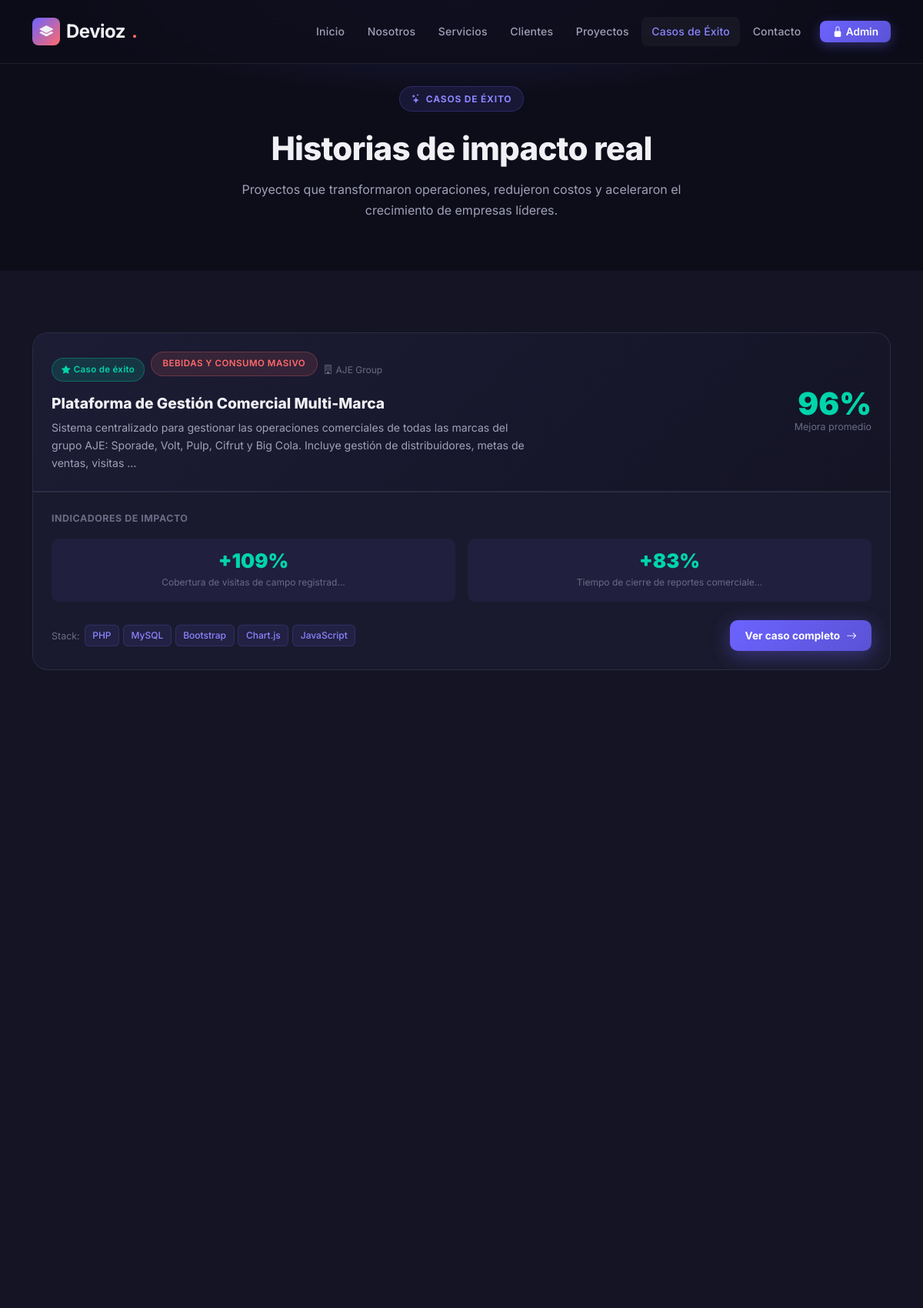
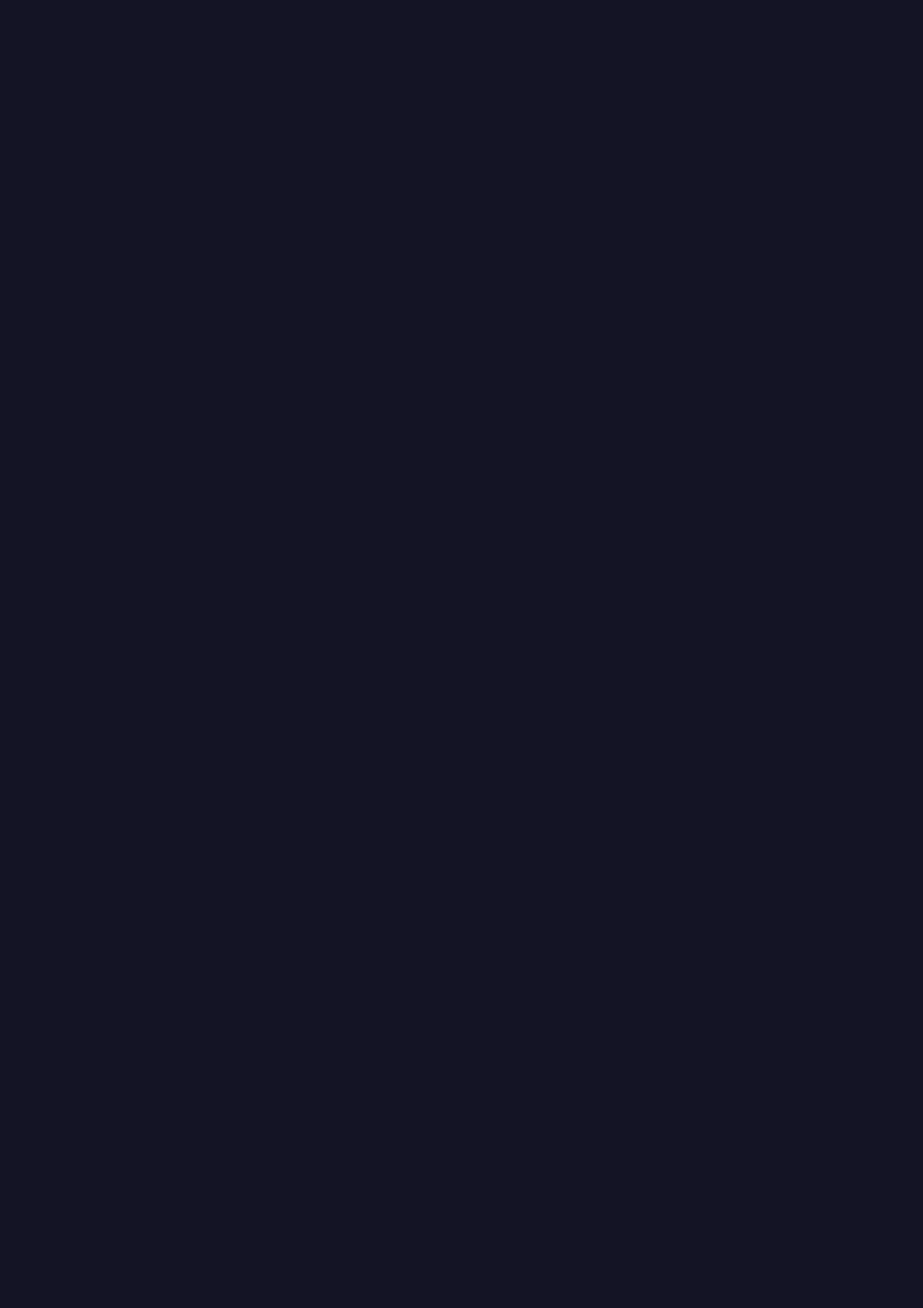
Page /casos-exito.php (upper part) on the committed database (2 pictures, top to bottom).
### tables this page shows
CREATE TABLE IF NOT EXISTS proyectos (
    id_proyecto  INT UNSIGNED AUTO_INCREMENT PRIMARY KEY,
    id_cliente   INT UNSIGNED NOT NULL,
    nombre       VARCHAR(150) NOT NULL,
    descripcion  TEXT,
    tecnologias  VARCHAR(255),
    problema     TEXT,
    solucion     TEXT,
    resultado    TEXT,
    fecha_inicio DATE,
    fecha_fin    DATE,
    estado       ENUM('Planificado','En desarrollo','Finalizado','Suspendido') NOT NULL DEFAULT 'Planificado',
    imagen       VARCHAR(255),
    destacado    TINYINT(1) NOT NULL DEFAULT 0,
    created_at   TIMESTAMP DEFAULT CURRENT_TIMESTAMP,
    CONSTRAINT fk_proyecto_cliente FOREIGN KEY (id_cliente) REFERENCES clientes(id_cliente) ON DELETE CASCADE ON UPDATE CASCADE
);

CREATE TABLE IF NOT EXISTS clientes (
    id_cliente           INT UNSIGNED AUTO_INCREMENT PRIMARY KEY,
    nombre               VARCHAR(120) NOT NULL,
    razon_social         VARCHAR(150),
    descripcion          TEXT,
    sector               VARCHAR(80),
    logo                 VARCHAR(255),
    web                  VARCHAR(255),
    anio_inicio_relacion YEAR,
    estado               TINYINT(1) NOT NULL DEFAULT 1,
    destacado            TINYINT(1) NOT NULL DEFAULT 0,
    fecha_registro       DATE NOT NULL
);

CREATE TABLE IF NOT EXISTS logros (
    id_logro            INT UNSIGNED AUTO_INCREMENT PRIMARY KEY,
    id_proyecto         INT UNSIGNED NOT NULL,
    titulo              VARCHAR(150) NOT NULL,
    descripcion         TEXT,
    indicador_anterior  DECIMAL(10,2),
    indicador_actual    DECIMAL(10,2),
    porcentaje_mejora   DECIMAL(5,2),
    created_at          TIMESTAMP DEFAULT CURRENT_TIMESTAMP,
    CONSTRAINT fk_logro_proyecto FOREIGN KEY (id_proyecto) REFERENCES proyectos(id_proyecto) ON DELETE CASCADE ON UPDATE CASCADE
);

### casos-exito.php (the view, shortened to what this page needs)
<?php
$db = getDB();
$stmt = $db->query("
    SELECT p.*, c.nombre AS cliente_nombre, c.sector,
           (SELECT COUNT(*) FROM logros l WHERE l.id_proyecto = p.id_proyecto) AS total_logros,
           (SELECT AVG(l.porcentaje_mejora) FROM logros l WHERE l.id_proyecto = p.id_proyecto) AS avg_mejora
    FROM proyectos p
    INNER JOIN clientes c ON c.id_cliente = p.id_cliente
    WHERE p.destacado = 1
    ORDER BY p.fecha_fin DESC, p.fecha_inicio DESC
");
$casos = $stmt->fetchAll();
include 'includes/header.php';
include 'includes/navbar.php';
?>
<section class="detail-hero">
    <div class="container text-center">
        <span class="section-badge"><i class="bi bi-stars"></i> Casos de Éxito</span>
        <h1 class="section-title mt-2">Historias de impacto real</h1>
        <p class="section-subtitle mx-auto mt-3">
            Proyectos que transformaron operaciones, redujeron costos y aceleraron el crecimiento de empresas líderes.
        </p>
    </div>
</section>
<section class="bg-dark-2">
    <div class="container">
        <?php if (empty($casos)): ?>
        <div class="text-center py-5" style="color:var(--text-muted)">
            <i class="bi bi-stars" style="font-size:3rem;opacity:.3"></i>
            <p class="mt-3">Aún no hay casos de éxito registrados.</p>
        </div>
        <?php else: ?>
        <div class="row g-5">
            <?php foreach ($casos as $i => $c): ?>
            <div class="col-lg-12 animate-on-scroll">
                <div class="caso-card">
                    <div class="caso-header">
                        <div class="row align-items-center gy-3">
                            <div class="col-md-8">
                                <div class="d-flex align-items-center gap-2 flex-wrap mb-2">
                                    <span class="badge-estado badge-finalizado"><i class="bi bi-star-fill me-1"></i>Caso de éxito</span>
                                    <span class="sector-badge" style="font-size:.72rem"><?= htmlspecialchars($c['sector']) ?></span>
                                    <span style="font-size:.75rem;color:var(--text-muted)">
                                        <i class="bi bi-building me-1"></i><?= htmlspecialchars($c['cliente_nombre']) ?>
                                    </span>
                                </div>
                                <h2 style="font-size:1.2rem;font-weight:800;color:var(--text-primary);margin-bottom:.5rem">
                                    <?= htmlspecialchars($c['nombre']) ?>
                                </h2>
                                <p style="font-size:.88rem;color:var(--text-secondary);line-height:1.65;margin:0;max-width:620px">
                                    <?= htmlspecialchars(mb_strimwidth($c['descripcion'], 0, 200, '…')) ?>
                                </p>
                            </div>
                            <div class="col-md-4 text-md-end">
                                <?php if ($c['total_logros'] > 0): ?>
                                <div style="font-size:2.5rem;font-weight:900;color:var(--success);line-height:1">
                                    <?= number_format($c['avg_mejora'], 0) ?>%
                                </div>
                                <div style="font-size:.78rem;color:var(--text-muted)">Mejora promedio</div>
                                <?php endif; ?>
                            </div>
                        </div>
                    </div>
                    <?php
                    $stmtL = $db->prepare("SELECT * FROM logros WHERE id_proyecto = :id ORDER BY porcentaje_mejora DESC LIMIT 4");
                    $stmtL->execute([':id' => $c['id_proyecto']]);
                    $logrosCaso = $stmtL->fetchAll();
                    ?>
                    <?php if (!empty($logrosCaso)): ?>
                    <div class="p-4" style="border-top:1px solid var(--glass-border)">
                        <p style="font-size:.78rem;font-weight:700;color:var(--text-muted);text-transform:uppercase;letter-spacing:.5px;margin-bottom:1rem">
                            Indicadores de impacto
                        </p>
                        <div class="caso-kpis">
                            <?php foreach ($logrosCaso as $l): ?>
                            <div class="caso-kpi">
                                <div class="caso-kpi-value">
                                    <?= ($l['porcentaje_mejora'] >= 0 ? '+' : '') . number_format($l['porcentaje_mejora'], 0) ?>%
                                </div>
                                <div class="caso-kpi-label"><?= htmlspecialchars(mb_strimwidth($l['titulo'], 0, 40, '…')) ?></div>
                            </div>
                            <?php endforeach; ?>
                        </div>
                    </div>
                    <?php endif; ?>
                    <div class="p-4 pt-0 d-flex align-items-center justify-content-between flex-wrap gap-2">
                        <div style="font-size:.78rem;color:var(--text-muted)">
                            <?php if ($c['tecnologias']): ?>
                            <span>Stack: </span>
                            <span data-tech-tags="<?= htmlspecialchars($c['tecnologias']) ?>"></span>
                            <?php endif; ?>
                        </div>
                        <a href="proyecto.php?id=<?= $c['id_proyecto'] ?>" class="btn-primary-custom" style="font-size:.85rem;padding:.55rem 1.2rem">
                            Ver caso completo <i class="bi bi-arrow-right"></i>
                        </a>
                    </div>
                </div>
            </div>
            <?php endforeach; ?>
        </div>
        <?php endif; ?>
    </div>
</section>
<?php include 'includes/footer.php'; ?>

### assets/css/style.css (style rules this page uses)
:root { --primary: #6C63FF; --primary-dark: #5A52D5; --primary-light: #8B85FF; --accent: #FF6B6B; --accent-dark: #E05555; --dark: #0D0D1A; --dark-2: #141425; --dark-3: #1C1C35; --dark-card: #1A1A2E; --text-primary: #F0F0F5; --text-secondary:#A0A0B8; --text-muted: #6B6B85; --border: rgba(108, 99, 255, 0.2); --glass: rgba(255, 255, 255, 0.04); --glass-border: rgba(255, 255, 255, 0.08); --success: #00D4AA; --warning: #FFB020; --danger: #FF4D6A; --font: 'Inter', sans-serif; --radius: 12px; --radius-lg: 20px; --shadow: 0 8px 32px rgba(0, 0, 0, 0.3); --shadow-lg: 0 20px 60px rgba(0, 0, 0, 0.4); --transition: all 0.3s cubic-bezier(0.4, 0, 0.2, 1); }
*, *::before, *::after { box-sizing: border-box; margin: 0; padding: 0; }
html { scroll-behavior: smooth; }
body { font-family: var(--font); background: var(--dark); color: var(--text-primary); line-height: 1.65; overflow-x: hidden; }
.btn-primary-custom { background: linear-gradient(135deg, var(--primary), var(--primary-dark)); color: #fff; border: none; padding: 0.85rem 2rem; border-radius: 10px; font-weight: 700; font-size: 0.95rem; transition: var(--transition); box-shadow: 0 6px 24px rgba(108, 99, 255, 0.4); text-decoration: none; display: inline-flex; align-items: center; gap: 0.5rem; }
section { padding: 5rem 0; }
.section-badge { display: inline-flex; align-items: center; gap: 0.4rem; background: rgba(108, 99, 255, 0.12); border: 1px solid rgba(108, 99, 255, 0.25); border-radius: 50px; padding: 0.35rem 0.9rem; font-size: 0.75rem; font-weight: 700; color: var(--primary-light); letter-spacing: 0.8px; text-transform: uppercase; margin-bottom: 1rem; }
.section-title { font-size: clamp(1.8rem, 3.5vw, 2.8rem); font-weight: 800; letter-spacing: -0.8px; line-height: 1.15; margin-bottom: 1rem; }
.section-subtitle { font-size: 1rem; color: var(--text-secondary); max-width: 600px; margin: 0 auto; line-height: 1.7; }
.badge-estado { font-size: 0.72rem; font-weight: 600; padding: 0.3rem 0.75rem; border-radius: 50px; letter-spacing: 0.3px; }
.badge-finalizado { background: rgba(0, 212, 170, 0.15); color: var(--success); border: 1px solid rgba(0, 212, 170, 0.3); }
.detail-hero { padding: 7rem 0 4rem; background: radial-gradient(ellipse 60% 50% at 50% 0%, rgba(108, 99, 255, 0.18) 0%, transparent 70%), var(--dark); }
.sector-badge { display: inline-flex; align-items: center; background: rgba(255, 107, 107, 0.12); border: 1px solid rgba(255, 107, 107, 0.25); border-radius: 50px; padding: 0.35rem 0.9rem; font-size: 0.78rem; font-weight: 600; color: var(--accent); letter-spacing: 0.5px; text-transform: uppercase; margin-bottom: 1rem; }
.caso-card { background: var(--dark-card); border: 1px solid var(--glass-border); border-radius: var(--radius-lg); overflow: hidden; transition: var(--transition); }
.caso-header { background: linear-gradient(135deg, var(--dark-3), var(--dark-2)); padding: 1.5rem; border-bottom: 1px solid var(--glass-border); }
.caso-kpis { display: flex; gap: 1rem; flex-wrap: wrap; }
.caso-kpi { flex: 1; min-width: 120px; text-align: center; padding: 1rem; background: rgba(108, 99, 255, 0.07); border-radius: 10px; }
.caso-kpi-value { font-size: 1.6rem; font-weight: 900; color: var(--success); line-height: 1; }
.caso-kpi-label { font-size: 0.75rem; color: var(--text-muted); margin-top: 0.3rem; }
.bg-dark-2 { background: var(--dark-2); }
.fade-in-up { animation: fadeInUp 0.6s ease forwards; }

### rows in the picture
proyectos: id_cliente.sector "BEBIDAS Y CONSUMO MASIVO", id_cliente.nombre "AJE Group", nombre "Plataforma de Gestión Comercial Multi-Marca", descripcion "Sistema centralizado para gestionar las operaciones comerciales de todas las marcas del grupo AJE: Sporade, Volt, Pulp, Cifrut y Big Cola. Incluye gestión de distribuidores, metas de ventas, visitas …", avg_mejora "96"
logros: porcentaje_mejora "109", titulo "Cobertura de visitas de campo registrad…"
logros: porcentaje_mejora "83", titulo "Tiempo de cierre de reportes comerciale…"

### other values in the picture
$label "Inicio Nosotros Servicios Clientes Proyectos Casos de Éxito Contacto"
